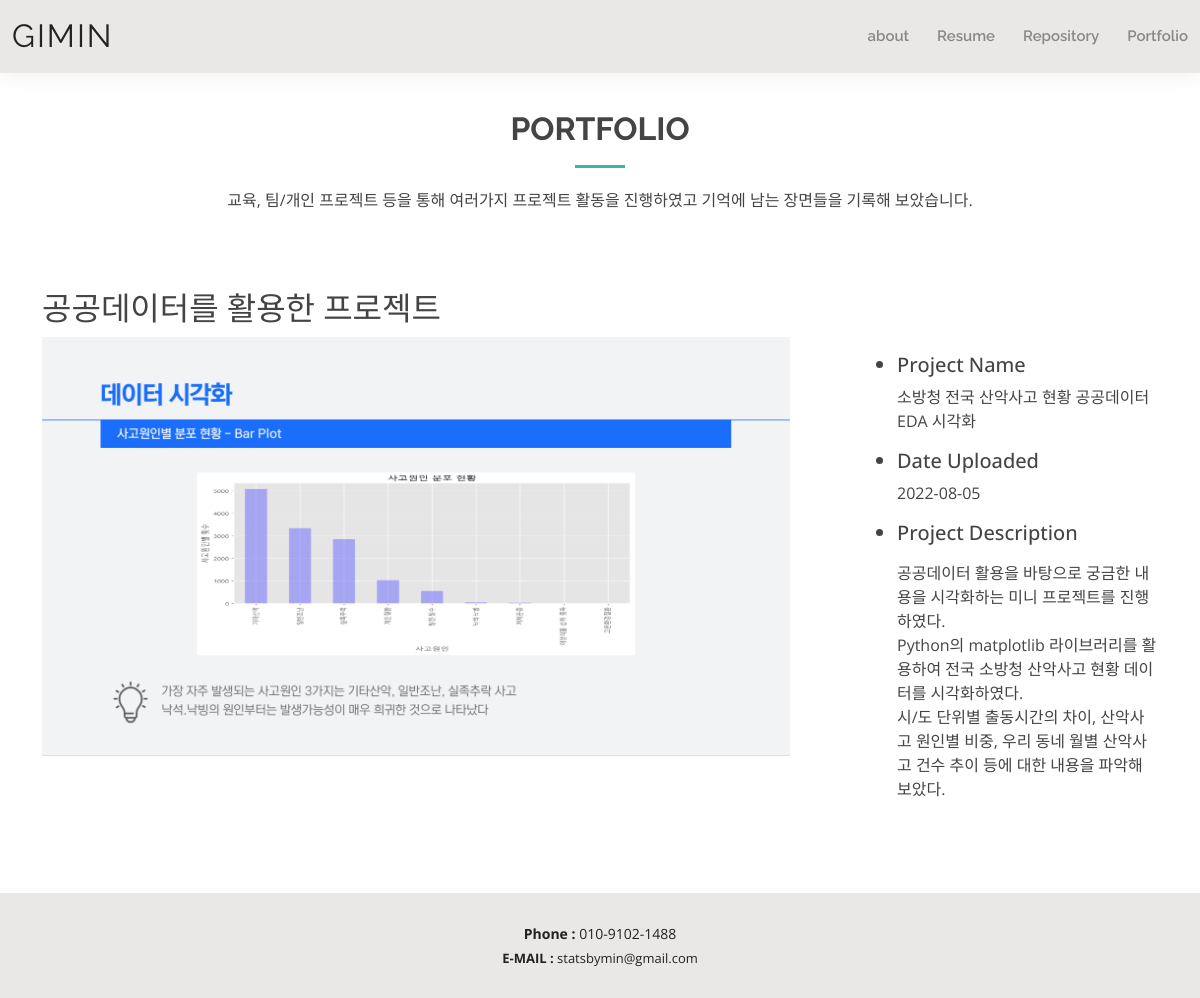
The page /photo/photo/8/ on the database its author committed.
### photo/models.py (models this page shows, shortened)
class Photo(models.Model):
    album = models.ForeignKey(Album, on_delete=models.CASCADE)
    title = models.CharField('TITLE', max_length=30)
    description = models.TextField('Photo_Description', blank=True)
    image = ThumbnailImageField(upload_to = 'photo/%Y/%m')
    upload_dt = models.DateTimeField('Upload Date', auto_now_add=True)
    project_name = models.CharField('Project_Name', max_length=100, blank=True, null=True)
    class Meta:
        ordering = ('-upload_dt', )

### photo/views.py (the view)
# urls.py: path('photo/<int:pk>/', views.PhotoDV.as_view(), name='photo_detail'),
class PhotoDV(DetailView):
    model = Photo

### photo/templates/photo/photo_detail.html (shortened to what this page needs)
{% extends 'base.html' %}
{% load static %}
{% block content %}
<main id="main">
    <section id="portfolio1" class="portfolio1">
      <div class="container" data-aos="fade-up">
        <div class="section-title">
          <h2>Portfolio</h2>
          <p>교육, 팀/개인 프로젝트 등을 통해 여러가지 프로젝트 활동을 진행하였고 기억에 남는 장면들을 기록해 보았습니다.</p>
        </div>
    <h2 class="mt-5">{{ object.title }}</h2>
    <div class="row">
        <div class="col-md-9">
            <a href="{{ object.image.url }}">
                <img src="{{ object.image.url }}" style="width: 90%;">
            </a>
        </div>
        <ul class="col-md-3 mt-3">
            <li class="h5">Project Name</li>
                <p class="font-italic"><a href="https://drive.google.com/drive/folders/1zHrxjB2aHwW0rZsGztlULg03cqLNZJew?usp=sharing">{{ object.project_name }}</a></p>
            <li class="h5">Date Uploaded</li>
                <p class="font-italic">{{ object.upload_dt|date:"Y-m-d" }}</p>
            <li class="h5">Project Description</li>
                {% if object.description %}<p>{{ object.description|linebreaks }}</p>
                {% else %}<p>(blank)</p>{% endif %}
        </ul>
    </div>
    </section>
</main>
{% endblock %}

### static/css/style.css (style rules this page uses)
body { font-family: "Open Sans", sans-serif; color: #444444; }
a { color: #444444; text-decoration: none; }
h1, h2, h3, h4, h5, h6 { font-family: "Raleway", sans-serif; }
#main { margin-top: 50px; }
section { padding: 60px 0; }
.section-title { text-align: center; padding-bottom: 30px; }
.section-title h2 { font-size: 32px; font-weight: bold; text-transform: uppercase; margin-bottom: 20px; padding-bottom: 20px; position: relative; }
.section-title h2::after { content: ""; position: absolute; display: block; width: 50px; height: 3px; background: #34b7a7; bottom: 0; left: calc(50% - 25px); }
.section-title p { margin-bottom: 0; }
.portfolio1 img { transition: all 0.2s linear; }

### rows shown on the page
Photo: title "공공데이터를 활용한 프로젝트", image (picture), project_name "소방청 전국 산악사고 현황 공공데이터 EDA 시각화", upload_dt "2022-08-05", description "공공데이터 활용을 바탕으로 궁금한 내용을 시각화하는 미니 프로젝트를 진행하였다. Python의 matplotlib 라이브러리를 활용하여 전국 소방청 산악사고 현황 데이터를 시각화하였다. 시/도 단위별 출동시간의 차이, 산악사고 원인별 비중, 우리 동네 월별 산악사고 건수 추이 등에 대한 내용을 파악해 보았다."
